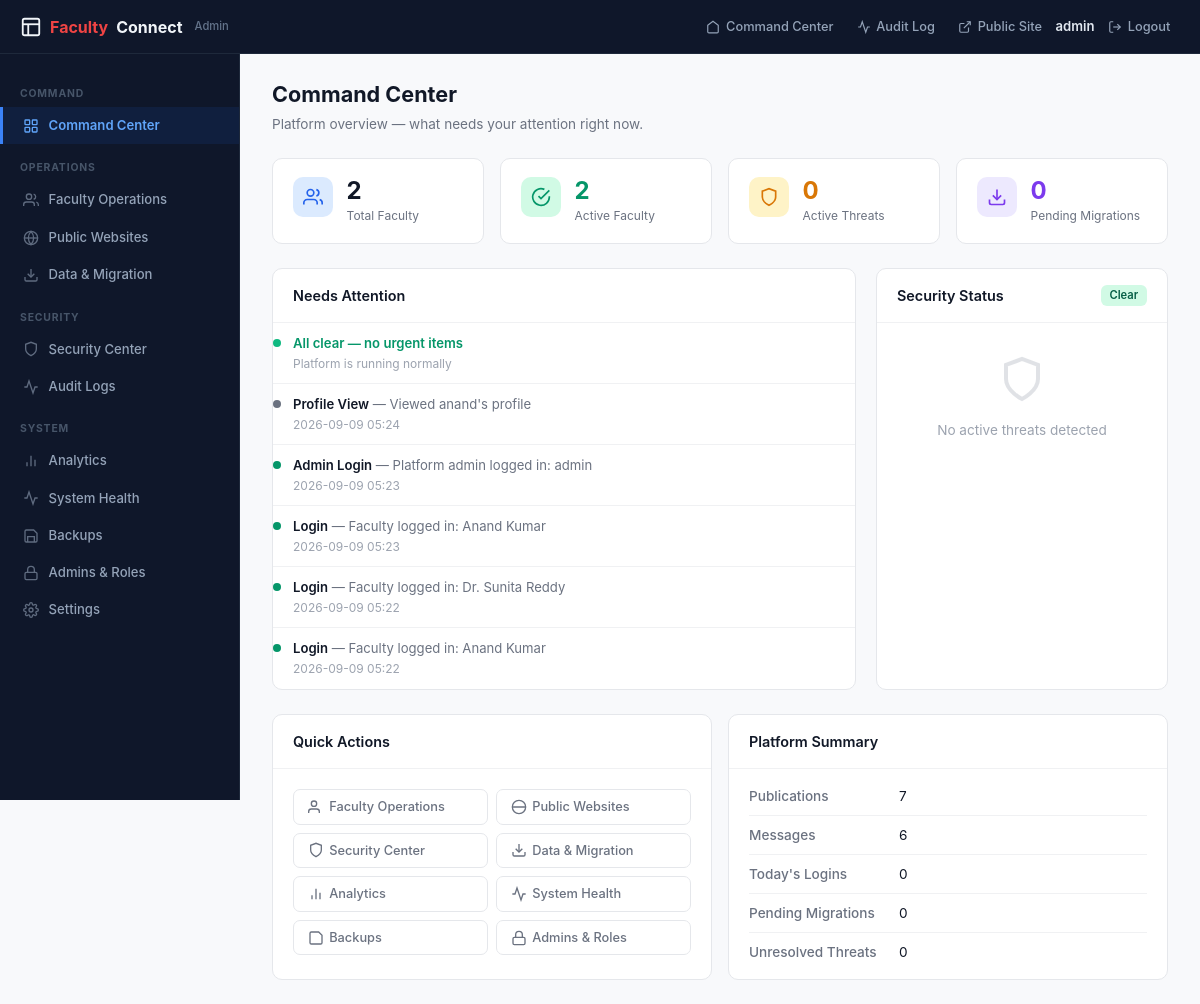
The app's page /platform/admin (signed in) with its own data.
### tables this page shows
CREATE TABLE activity_logs (
            id INTEGER PRIMARY KEY AUTOINCREMENT,
            user_type TEXT DEFAULT 'guest',
            user_id INTEGER DEFAULT 0,
            action TEXT NOT NULL,
            details TEXT DEFAULT '',
            ip_address TEXT DEFAULT '',
            timestamp TIMESTAMP DEFAULT CURRENT_TIMESTAMP
        );

### app.py (the view)
@app.route('/platform/admin')
@admin_required
def platform_dashboard():
    pdb = get_platform_db()
    stats = {
        'total_faculty': pdb.execute('SELECT COUNT(*) c FROM faculty').fetchone()['c'],
        'active_faculty': pdb.execute('SELECT COUNT(*) c FROM faculty WHERE is_active=1').fetchone()['c'],
        'inactive_faculty': pdb.execute('SELECT COUNT(*) c FROM faculty WHERE is_active=0').fetchone()['c'],
        'total_publications': pdb.execute('SELECT COUNT(*) c FROM publications').fetchone()['c'],
        'total_messages': pdb.execute('SELECT COUNT(*) c FROM messages').fetchone()['c'],
        'unresolved_threats': pdb.execute('SELECT COUNT(*) c FROM threats WHERE is_resolved=0').fetchone()['c'],
        'today_logins': pdb.execute(
            "SELECT COUNT(*) c FROM activity_logs WHERE action='login' AND date(timestamp)=date('now')"
        ).fetchone()['c'],
        'pending_migrations': pdb.execute(
            "SELECT COUNT(*) c FROM migration_requests WHERE status = 'pending'"
        ).fetchone()['c'],
    }
    recent_activity = pdb.execute(
        "SELECT * FROM activity_logs WHERE action != 'profile_update' ORDER BY timestamp DESC LIMIT 20"
    ).fetchall()
    threats = pdb.execute(
        'SELECT * FROM threats WHERE is_resolved=0 ORDER BY detected_at DESC LIMIT 10'
    ).fetchall()
    faculty_list = pdb.execute(
        'SELECT id, email, full_name, username, department, is_active, created_at FROM faculty ORDER BY created_at DESC'
    ).fetchall()
    return render_template('platform/dashboard.html',
        stats=stats, activity=recent_activity, threats=threats, faculty_list=faculty_list
    )

### templates/platform/dashboard.html (shortened to what this page needs)
{% extends "platform/base_admin.html" %}
{% set active_page = 'dashboard' %}
{% block content %}
<div class="page-header">
    <h1>Command Center</h1>
    <p>Platform overview — what needs your attention right now.</p>
</div>
<div class="stat-grid">
    <div class="stat-card">
        <div class="stat-icon" style="background: #dbeafe;">
            <svg viewBox="0 0 24 24" fill="none" stroke="#2563eb" stroke-width="2"><path d="M17 21v-2a4 4 0 00-4-4H5a4 4 0 00-4 4v2"/><circle cx="9" cy="7" r="4"/><path d="M23 21v-2a4 4 0 00-3-3.87"/><path d="M16 3.13a4 4 0 010 7.75"/></svg>
        </div>
        <div class="stat-info">
            <div class="stat-value">{{ stats.total_faculty }}</div>
            <div class="stat-label">Total Faculty</div>
        </div>
    </div>
    <div class="stat-card">
        <div class="stat-icon" style="background: #d1fae5;">
            <svg viewBox="0 0 24 24" fill="none" stroke="#059669" stroke-width="2"><path d="M22 11.08V12a10 10 0 11-5.93-9.14"/><polyline points="22 4 12 14.01 9 11.01"/></svg>
        </div>
        <div class="stat-info">
            <div class="stat-value" style="color: #059669;">{{ stats.active_faculty }}</div>
            <div class="stat-label">Active Faculty</div>
        </div>
    </div>
    <div class="stat-card">
        <div class="stat-icon" style="background: #fef3c7;">
            <svg viewBox="0 0 24 24" fill="none" stroke="#d97706" stroke-width="2"><path d="M12 22s8-4 8-10V5l-8-3-8 3v7c0 6 8 10 8 10z"/></svg>
        </div>
        <div class="stat-info">
            <div class="stat-value" style="color: #d97706;">{{ stats.unresolved_threats }}</div>
            <div class="stat-label">Active Threats</div>
        </div>
    </div>
    <div class="stat-card">
        <div class="stat-icon" style="background: #ede9fe;">
            <svg viewBox="0 0 24 24" fill="none" stroke="#7c3aed" stroke-width="2"><path d="M21 15v4a2 2 0 01-2 2H5a2 2 0 01-2-2v-4"/><polyline points="7 10 12 15 17 10"/><line x1="12" y1="15" x2="12" y2="3"/></svg>
        </div>
        <div class="stat-info">
            <div class="stat-value" style="color: #7c3aed;">{{ stats.pending_migrations }}</div>
            <div class="stat-label">Pending Migrations</div>
        </div>
    </div>
</div>
<div class="grid-2-1" style="margin-bottom: 1.5rem;">
    <div class="card">
        <div class="card-header">
            <h3>Needs Attention</h3>
        </div>
        <div class="card-body" style="padding: 0;">
            {% set attention_items = [] %}
            {% if not attention_items and stats.pending_migrations == 0 and stats.unresolved_threats == 0 %}
            <div class="activity-item">
                <div class="activity-dot" style="background: #10b981;"></div>
                <div class="activity-content">
                    <div class="activity-action" style="color: #059669;">All clear — no urgent items</div>
                    <div class="activity-time">Platform is running normally</div>
                </div>
            </div>
            {% endif %}
            {% for a in activity[:5] %}
            <div class="activity-item">
                <div class="activity-dot" style="background: {% if 'login' in a.action %}#059669{% elif 'fail' in a.action or 'threat' in a.action %}#dc2626{% elif 'delete' in a.action %}#d97706{% else %}#6b7280{% endif %};"></div>
                <div class="activity-content">
                    <span class="activity-action">{{ a.action|replace('_', ' ')|title }}</span>
                    {% if a.details %}<span class="activity-details"> — {{ a.details[:80] }}</span>{% endif %}
                    <div class="activity-time">{{ a.timestamp[:16] if a.timestamp else '' }}</div>
                </div>
            </div>
            {% endfor %}
        </div>
    </div>
    <div class="card">
        <div class="card-header">
            <h3>Security Status</h3>
            {% if stats.unresolved_threats > 0 %}
            <span class="badge badge-danger">{{ stats.unresolved_threats }} active</span>
            {% else %}
            <span class="badge badge-success">Clear</span>
            {% endif %}
        </div>
        <div class="card-body" style="padding: 0;">
            {% if threats %}
            {% for t in threats[:5] %}
            <div style="padding: 0.75rem 1.25rem; border-bottom: 1px solid #f0f1f3;">
                <div style="display: flex; justify-content: space-between; align-items: flex-start;">
                    <div>
                        <div style="font-weight: 600; font-size: 0.82rem; color: #dc2626;">{{ t.threat_type }}</div>
                        <div style="font-size: 0.78rem; color: #6b7280; margin-top: 0.1rem;">{{ t.description[:60] }}{% if t.description|length > 60 %}...{% endif %}</div>
                        <div style="font-size: 0.72rem; color: #9ca3af; margin-top: 0.1rem;">{{ t.ip_address }} · {{ t.detected_at[:16] if t.detected_at else '' }}</div>
                    </div>
                    <span class="badge badge-{% if t.severity == 'critical' %}danger{% elif t.severity == 'high' %}warning{% elif t.severity == 'medium' %}info{% else %}neutral{% endif %}">{{ t.severity }}</span>
                </div>
            </div>
            {% endfor %}
            {% if threats|length > 5 %}
            <div style="padding: 0.75rem 1.25rem; text-align: center;">
                <a href="{{ url_for('platform_security') }}" style="color: #2563eb; font-size: 0.82rem; font-weight: 500;">View all threats →</a>
            </div>
            {% endif %}
            {% else %}
            <div class="empty-state" style="padding: 2rem;">
                <svg viewBox="0 0 24 24" fill="none" stroke="currentColor" stroke-width="2"><path d="M12 22s8-4 8-10V5l-8-3-8 3v7c0 6 8 10 8 10z"/></svg>
                <p>No active threats detected</p>
            </div>
            {% endif %}
        </div>
    </div>
</div>
<div class="grid-2">
    <div class="card">
        <div class="card-header">
            <h3>Quick Actions</h3>
        </div>
        <div class="card-body" style="display: grid; grid-template-columns: 1fr 1fr; gap: 0.5rem;">
            <a href="{{ url_for('platform_faculty_list') }}" class="btn btn-ghost" style="justify-content: flex-start;">
                <svg width="16" height="16" viewBox="0 0 24 24" fill="none" stroke="currentColor" stroke-width="2"><path d="M17 21v-2a4 4 0 00-4-4H5a4 4 0 00-4 4v2"/><circle cx="9" cy="7" r="4"/></svg>
                Faculty Operations
            </a>
            <a href="{{ url_for('platform_websites') }}" class="btn btn-ghost" style="justify-content: flex-start;">
                <svg width="16" height="16" viewBox="0 0 24 24" fill="none" stroke="currentColor" stroke-width="2"><circle cx="12" cy="12" r="10"/><line x1="2" y1="12" x2="22" y2="12"/></svg>
                Public Websites
            </a>
            <a href="{{ url_for('platform_security') }}" class="btn btn-ghost" style="justify-content: flex-start;">
                <svg width="16" height="16" viewBox="0 0 24 24" fill="none" stroke="currentColor" stroke-width="2"><path d="M12 22s8-4 8-10V5l-8-3-8 3v7c0 6 8 10 8 10z"/></svg>
                Security Center
            </a>
            <a href="{{ url_for('platform_data_migration') }}" class="btn btn-ghost" style="justify-content: flex-start;">
                <svg width="16" height="16" viewBox="0 0 24 24" fill="none" stroke="currentColor" stroke-width="2"><path d="M21 15v4a2 2 0 01-2 2H5a2 2 0 01-2-2v-4"/><polyline points="7 10 12 15 17 10"/><line x1="12" y1="15" x2="12" y2="3"/></svg>
                Data &amp; Migration
            </a>
            <a href="{{ url_for('platform_analytics') }}" class="btn btn-ghost" style="justify-content: flex-start;">
                <svg width="16" height="16" viewBox="0 0 24 24" fill="none" stroke="currentColor" stroke-width="2"><line x1="18" y1="20" x2="18" y2="10"/><line x1="12" y1="20" x2="12" y2="4"/><line x1="6" y1="20" x2="6" y2="14"/></svg>
                Analytics
            </a>
            <a href="{{ url_for('platform_health') }}" class="btn btn-ghost" style="justify-content: flex-start;">
                <svg width="16" height="16" viewBox="0 0 24 24" fill="none" stroke="currentColor" stroke-width="2"><polyline points="22 12 18 12 15 21 9 3 6 12 2 12"/></svg>
                System Health
            </a>
            <a href="{{ url_for('platform_backups') }}" class="btn btn-ghost" style="justify-content: flex-start;">
                <svg width="16" height="16" viewBox="0 0 24 24" fill="none" stroke="currentColor" stroke-width="2"><path d="M19 21H5a2 2 0 01-2-2V5a2 2 0 012-2h11l5 5v11a2 2 0 01-2 2z"/></svg>
                Backups
            </a>
            <a href="{{ url_for('platform_admins') }}" class="btn btn-ghost" style="justify-content: flex-start;">
                <svg width="16" height="16" viewBox="0 0 24 24" fill="none" stroke="currentColor" stroke-width="2"><rect x="3" y="11" width="18" height="11" rx="2"/><path d="M7 11V7a5 5 0 0110 0v4"/></svg>
                Admins &amp; Roles
            </a>
        </div>
    </div>
    <div class="card">
        <div class="card-header">
            <h3>Platform Summary</h3>
        </div>
        <div class="card-body" style="padding: 0.5rem 1.25rem;">
            <div class="detail-row"><span class="label">Publications</span><span class="value">{{ stats.total_publications }}</span></div>
            <div class="detail-row"><span class="label">Messages</span><span class="value">{{ stats.total_messages }}</span></div>
            <div class="detail-row"><span class="label">Today's Logins</span><span class="value">{{ stats.today_logins }}</span></div>
            <div class="detail-row"><span class="label">Pending Migrations</span><span class="value">{{ stats.pending_migrations }}</span></div>
            <div class="detail-row"><span class="label">Unresolved Threats</span><span class="value">{{ stats.unresolved_threats }}</span></div>
        </div>
    </div>
</div>
{% endblock %}

### records on screen
activity_logs: action "Profile View", details "Viewed anand's profile", timestamp "2026-09-09 05:24"
activity_logs: action "Admin Login", details "Platform admin logged in: admin", timestamp "2026-09-09 05:23"
activity_logs: action "Login", details "Faculty logged in: Anand Kumar", timestamp "2026-09-09 05:23"
activity_logs: action "Login", details "Faculty logged in: Dr. Sunita Reddy", timestamp "2026-09-09 05:22"
activity_logs: action "Login", details "Faculty logged in: Anand Kumar", timestamp "2026-09-09 05:22"

### other values on screen
{{ session.get('admin_username', 'Admin') }} "admin"
{{ stats.total_faculty }} "2"
{{ stats.active_faculty }} "2"
{{ stats.unresolved_threats }} "0"
{{ stats.pending_migrations }} "0"
{{ stats.total_publications }} "7"
{{ stats.total_messages }} "6"
{{ stats.today_logins }} "0"
